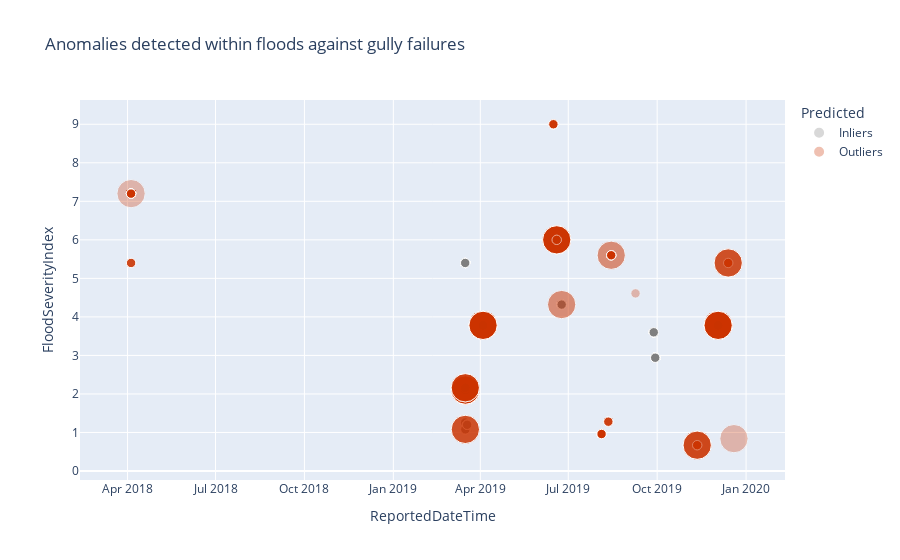

This figure's notebook cell:
### Markdown cell above
**6\. Anomaly Detection**

### Code cell
from sklearn.ensemble import IsolationForest

# Subset the requried data for anomaly detection
df_anom_det = df_jobs_floods_f[['FloodID', 'ReportedDateTime', 'FloodSeverityIndex', 'Asset_failure']]

# Necessary Transformations
df_anom_det['ReportedDateTime'] = pd.to_datetime(df_anom_det['ReportedDateTime'])
df_anom_det['Year'] = df_anom_det["ReportedDateTime"].dt.year
df_anom_det = df_anom_det.set_index('ReportedDateTime')

# Filter the data from before the Year 2013
df_anom_det = df_anom_det[df_anom_det['Year'] >= 2013 ]
del df_anom_det['Year']

# Create the model and fit the data
model = IsolationForest()
model.fit(df_anom_det)
predictions = model.predict(df_anom_det)
df_anom_det['predictions'] = predictions

# Renaming for identification
df_anom_det['Predicted'] = np.where(df_anom_det['predictions'] == -1, 'Outliers', 'Inliers')
df_anom_det['Asset_failure_type'] = np.where(df_anom_det['Asset_failure'] == 0, 'Not failed', 'Failed')
df_anom_det['Asset_failure'] = np.where(df_anom_det['Asset_failure'] == 0, 0.1, 0.9)

print('################# Anomaly Detection #################')

# How many Asset failures / Gullies fully clogged ?  
print('-------> Asset Failures:' , '\n' , df_anom_det.Asset_failure_type.value_counts())

# How many outliers found?  1 - Inliers and -1 - Outliers
print('-------> Outliers vs. Inliers:' , '\n' , df_anom_det['predictions'].value_counts())

# #summary statistics
df_anom_det['FloodSeverityIndex'].describe()

# Scatter Plot
fig = px.scatter(df_anom_det, 
                        x=df_anom_det.index, 
                        y="FloodSeverityIndex", 
                        color="Predicted", 
                        size="Asset_failure",
                        opacity = 0.3, 
                        color_discrete_sequence=[ "#7f7f7f", "#cc3300"],
                        title=("Anomalies detected within floods against gully failures"))

fig.show()

### Figure 1 — Plotly figure (JSON) as saved in the notebook; plotly's stock layout.template omitted (floating-point values rounded to 4 significant figures; data arrays with more than 128 entries replaced by an {"elided": "..."} marker saying what was removed)
{"data": [{"hovertemplate": "Predicted=Inliers<br>ReportedDateTime=%{x}<br>FloodSeverityIndex=%{y}<br>Asset_failure=%{marker.size}<extra></extra>", "legendgroup": "Inliers", "marker": {"color": "#7f7f7f", "opacity": 0.3, "size": {"elided": "565 float values"}, "sizemode": "area", "sizeref": 0.00225, "symbol": "circle"}, "mode": "markers", "name": "Inliers", "orientation": "v", "showlegend": true, "x": {"elided": "565 str values"}, "xaxis": "x", "y": {"elided": "565 float values"}, "yaxis": "y", "type": "scatter"}, {"hovertemplate": "Predicted=Outliers<br>ReportedDateTime=%{x}<br>FloodSeverityIndex=%{y}<br>Asset_failure=%{marker.size}<extra></extra>", "legendgroup": "Outliers", "marker": {"color": "#cc3300", "opacity": 0.3, "size": {"elided": "278 float values"}, "sizemode": "area", "sizeref": 0.00225, "symbol": "circle"}, "mode": "markers", "name": "Outliers", "orientation": "v", "showlegend": true, "x": {"elided": "278 str values"}, "xaxis": "x", "y": {"elided": "278 float values"}, "yaxis": "y", "type": "scatter"}], "layout": {"xaxis": {"anchor": "y", "domain": [0, 1], "title": {"text": "ReportedDateTime"}}, "yaxis": {"anchor": "x", "domain": [0, 1], "title": {"text": "FloodSeverityIndex"}}, "legend": {"title": {"text": "Predicted"}, "tracegroupgap": 0, "itemsizing": "constant"}, "title": {"text": "Anomalies detected within floods against gully failures"}}}
